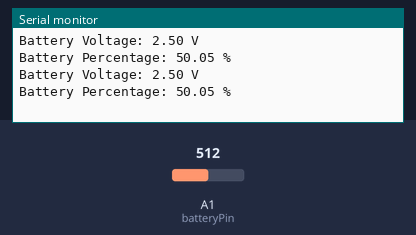
Simulated run of this sketch. Board: Arduino Uno, built with avr-gcc and run on an emulated ATmega328P. On the bench: the last lines printed to the serial monitor. The test bench sets the inputs (shaded band); at power-on: A1 (batteryPin) = 512.

Above: at 1.8 s.
1.9 s: A1 (batteryPin) set to 716
At 2.4 s:
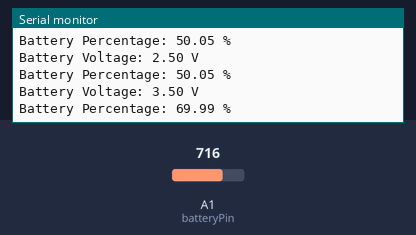
3.4 s: A1 (batteryPin) set to 900
At 4.8 s:
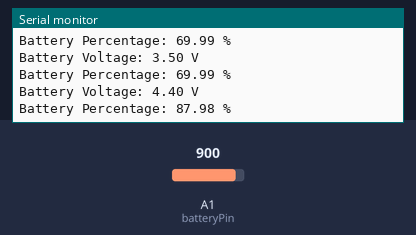
Timing chart, 0 to 6.4 s (numbered marks = the images above; inputs shaded):
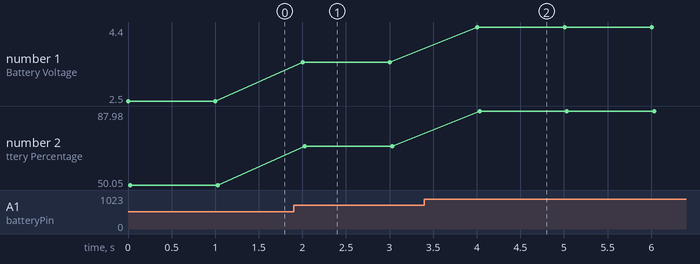

Measured:
- after the input at 1.9 s, the serial monitor: prints a new line after 0.10 s (image 1)
- after the input at 3.4 s, the serial monitor: prints a new line after 0.61 s (image 2)
- plotted number 1: 2.5 → 3.5 after the input at 1.9 s, 3.5 → 4.4 after the input at 3.4 s
- plotted number 2: 50.05 → 69.99 after the input at 1.9 s, 69.99 → 87.98 after the input at 3.4 s

The sketch:

Voltage_and_Battery.ino
```cpp
// 아날로그 핀 정의
const int batteryPin = A1;

// 전압 레퍼런스 값 (아두이노는 5V를 기준으로 함)
const float referenceVoltage = 5.0;

// 아날로그 읽기 최대 값 (아두이노의 10비트 ADC는 0-1023 값을 가짐)
const int maxADCValue = 1023;

// 배터리 전압 최대 값 (예: 12V 배터리 사용 시)
const float maxBatteryVoltage = 5.0;

void setup() {
  // 시리얼 통신 시작
  Serial.begin(9600);
}

void loop() {
  // 배터리 핀에서 아날로그 값 읽기
  int analogValue = analogRead(batteryPin);

  // 읽은 값을 실제 전압으로 변환
  float batteryVoltage = (analogValue * referenceVoltage) / maxADCValue;

  // 배터리 전압 비율 계산 (0-1)
  float batteryPercentage = (batteryVoltage / maxBatteryVoltage) * 100;

  // 배터리 전압과 잔량을 시리얼 모니터에 출력
  Serial.print("Battery Voltage: ");
  Serial.print(batteryVoltage);
  Serial.println(" V");

  Serial.print("Battery Percentage: ");
  Serial.print(batteryPercentage);
  Serial.println(" %");

  // 1초 대기
  delay(1000);
}
```
